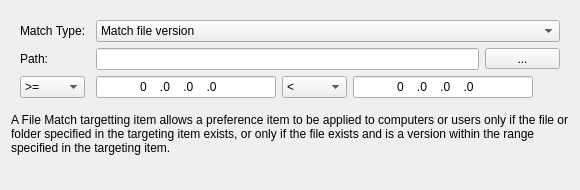
<?xml version="1.0" encoding="UTF-8"?>
<ui version="4.0">
 <class>FileMatchWidget</class>
 <widget class="QWidget" name="FileMatchWidget">
  <property name="geometry">
   <rect>
    <x>0</x>
    <y>0</y>
    <width>576</width>
    <height>190</height>
   </rect>
  </property>
  <property name="sizePolicy">
   <sizepolicy hsizetype="Preferred" vsizetype="Preferred">
    <horstretch>0</horstretch>
    <verstretch>0</verstretch>
   </sizepolicy>
  </property>
  <property name="minimumSize">
   <size>
    <width>0</width>
    <height>190</height>
   </size>
  </property>
  <property name="windowTitle">
   <string>Form</string>
  </property>
  <layout class="QGridLayout" name="gridLayout_2">
   <item row="0" column="0">
    <widget class="QStackedWidget" name="stackedWidget">
     <property name="sizePolicy">
      <sizepolicy hsizetype="Preferred" vsizetype="Preferred">
       <horstretch>0</horstretch>
       <verstretch>0</verstretch>
      </sizepolicy>
     </property>
     <property name="layoutDirection">
      <enum>Qt::LeftToRight</enum>
     </property>
     <property name="autoFillBackground">
      <bool>false</bool>
     </property>
     <property name="currentIndex">
      <number>1</number>
     </property>
     <widget class="QWidget" name="page_1">
      <layout class="QGridLayout" name="gridLayout_3">
       <item row="1" column="2">
        <widget class="QToolButton" name="pathToolButton_1">
         <property name="minimumSize">
          <size>
           <width>75</width>
           <height>0</height>
          </size>
         </property>
         <property name="text">
          <string>...</string>
         </property>
        </widget>
       </item>
       <item row="1" column="0">
        <widget class="QLabel" name="pathLabel_1">
         <property name="sizePolicy">
          <sizepolicy hsizetype="Fixed" vsizetype="Preferred">
           <horstretch>0</horstretch>
           <verstretch>0</verstretch>
          </sizepolicy>
         </property>
         <property name="minimumSize">
          <size>
           <width>70</width>
           <height>0</height>
          </size>
         </property>
         <property name="text">
          <string>Path:</string>
         </property>
         <property name="buddy">
          <cstring>pathLineEdit_2</cstring>
         </property>
        </widget>
       </item>
       <item row="2" column="0" colspan="3">
        <spacer name="verticalSpacer_1">
         <property name="orientation">
          <enum>Qt::Vertical</enum>
         </property>
         <property name="sizeHint" stdset="0">
          <size>
           <width>20</width>
           <height>40</height>
          </size>
         </property>
        </spacer>
       </item>
       <item row="0" column="1" colspan="2">
        <widget class="QComboBox" name="typeComboBox_1">
         <property name="sizePolicy">
          <sizepolicy hsizetype="Expanding" vsizetype="Fixed">
           <horstretch>0</horstretch>
           <verstretch>0</verstretch>
          </sizepolicy>
         </property>
         <item>
          <property name="text">
           <string>File exists</string>
          </property>
         </item>
         <item>
          <property name="text">
           <string>Folder exists</string>
          </property>
         </item>
         <item>
          <property name="text">
           <string>Match file version</string>
          </property>
         </item>
        </widget>
       </item>
       <item row="1" column="1">
        <widget class="QLineEdit" name="pathLineEdit_1">
         <property name="minimumSize">
          <size>
           <width>350</width>
           <height>0</height>
          </size>
         </property>
         <property name="maximumSize">
          <size>
           <width>16777215</width>
           <height>16777215</height>
          </size>
         </property>
        </widget>
       </item>
       <item row="0" column="0">
        <widget class="QLabel" name="typeLabel_1">
         <property name="sizePolicy">
          <sizepolicy hsizetype="Fixed" vsizetype="Preferred">
           <horstretch>0</horstretch>
           <verstretch>0</verstretch>
          </sizepolicy>
         </property>
         <property name="minimumSize">
          <size>
           <width>70</width>
           <height>0</height>
          </size>
         </property>
         <property name="text">
          <string>Match Type:</string>
         </property>
         <property name="buddy">
          <cstring>typeComboBox_2</cstring>
         </property>
        </widget>
       </item>
      </layout>
     </widget>
     <widget class="QWidget" name="page_2">
      <layout class="QGridLayout" name="gridLayout">
       <item row="0" column="0">
        <widget class="QLabel" name="typeLabel_2">
         <property name="sizePolicy">
          <sizepolicy hsizetype="Fixed" vsizetype="Preferred">
           <horstretch>0</horstretch>
           <verstretch>0</verstretch>
          </sizepolicy>
         </property>
         <property name="minimumSize">
          <size>
           <width>70</width>
           <height>0</height>
          </size>
         </property>
         <property name="text">
          <string>Match Type:</string>
         </property>
         <property name="buddy">
          <cstring>typeComboBox_2</cstring>
         </property>
        </widget>
       </item>
       <item row="2" column="0">
        <widget class="QComboBox" name="firstComboBox_2">
         <property name="minimumSize">
          <size>
           <width>65</width>
           <height>0</height>
          </size>
         </property>
         <property name="maximumSize">
          <size>
           <width>65</width>
           <height>16777215</height>
          </size>
         </property>
         <item>
          <property name="text">
           <string>&gt;=</string>
          </property>
         </item>
         <item>
          <property name="text">
           <string>&gt;</string>
          </property>
         </item>
        </widget>
       </item>
       <item row="2" column="1">
        <widget class="QLineEdit" name="firstLineEdit_2">
         <property name="minimumSize">
          <size>
           <width>180</width>
           <height>0</height>
          </size>
         </property>
         <property name="maximumSize">
          <size>
           <width>180</width>
           <height>16777215</height>
          </size>
         </property>
         <property name="inputMask">
          <string>00000.00000.00000.00000</string>
         </property>
         <property name="text">
          <string>0.0.0.0</string>
         </property>
         <property name="maxLength">
          <number>23</number>
         </property>
         <property name="alignment">
          <set>Qt::AlignCenter</set>
         </property>
        </widget>
       </item>
       <item row="1" column="0">
        <widget class="QLabel" name="pathLabel_2">
         <property name="sizePolicy">
          <sizepolicy hsizetype="Fixed" vsizetype="Preferred">
           <horstretch>0</horstretch>
           <verstretch>0</verstretch>
          </sizepolicy>
         </property>
         <property name="minimumSize">
          <size>
           <width>70</width>
           <height>0</height>
          </size>
         </property>
         <property name="text">
          <string>Path:</string>
         </property>
         <property name="buddy">
          <cstring>pathLineEdit_2</cstring>
         </property>
        </widget>
       </item>
       <item row="1" column="4">
        <widget class="QToolButton" name="pathToolButton_2">
         <property name="minimumSize">
          <size>
           <width>75</width>
           <height>0</height>
          </size>
         </property>
         <property name="text">
          <string>...</string>
         </property>
        </widget>
       </item>
       <item row="0" column="1" colspan="4">
        <widget class="QComboBox" name="typeComboBox_2">
         <property name="sizePolicy">
          <sizepolicy hsizetype="Expanding" vsizetype="Fixed">
           <horstretch>0</horstretch>
           <verstretch>0</verstretch>
          </sizepolicy>
         </property>
         <property name="currentIndex">
          <number>2</number>
         </property>
         <item>
          <property name="text">
           <string>File exists</string>
          </property>
         </item>
         <item>
          <property name="text">
           <string>Folder exists</string>
          </property>
         </item>
         <item>
          <property name="text">
           <string>Match file version</string>
          </property>
         </item>
        </widget>
       </item>
       <item row="1" column="1" colspan="3">
        <widget class="QLineEdit" name="pathLineEdit_2">
         <property name="minimumSize">
          <size>
           <width>350</width>
           <height>0</height>
          </size>
         </property>
         <property name="maximumSize">
          <size>
           <width>16777215</width>
           <height>16777215</height>
          </size>
         </property>
        </widget>
       </item>
       <item row="2" column="2">
        <widget class="QComboBox" name="secondComboBox_2">
         <property name="minimumSize">
          <size>
           <width>65</width>
           <height>0</height>
          </size>
         </property>
         <property name="maximumSize">
          <size>
           <width>65</width>
           <height>16777215</height>
          </size>
         </property>
         <item>
          <property name="text">
           <string>&lt;</string>
          </property>
         </item>
         <item>
          <property name="text">
           <string>&lt;=</string>
          </property>
         </item>
        </widget>
       </item>
       <item row="2" column="3" colspan="2">
        <widget class="QLineEdit" name="secondLineEdit_2">
         <property name="minimumSize">
          <size>
           <width>180</width>
           <height>0</height>
          </size>
         </property>
         <property name="maximumSize">
          <size>
           <width>150</width>
           <height>16777215</height>
          </size>
         </property>
         <property name="inputMask">
          <string>00000.00000.00000.00000</string>
         </property>
         <property name="text">
          <string>0.0.0.0</string>
         </property>
         <property name="alignment">
          <set>Qt::AlignCenter</set>
         </property>
        </widget>
       </item>
      </layout>
     </widget>
    </widget>
   </item>
   <item row="1" column="0">
    <widget class="QLabel" name="label">
     <property name="text">
      <string>A File Match targetting item allows a preference item to be applied to computers or users only if the file or folder specified in the targeting item exists, or only if the file exists and is a version within the range specified in the targeting item.</string>
     </property>
     <property name="wordWrap">
      <bool>true</bool>
     </property>
    </widget>
   </item>
   <item row="2" column="0">
    <spacer name="verticalSpacer">
     <property name="orientation">
      <enum>Qt::Vertical</enum>
     </property>
     <property name="sizeHint" stdset="0">
      <size>
       <width>558</width>
       <height>137</height>
      </size>
     </property>
    </spacer>
   </item>
  </layout>
 </widget>
 <tabstops>
  <tabstop>typeComboBox_1</tabstop>
  <tabstop>pathLineEdit_1</tabstop>
  <tabstop>pathToolButton_1</tabstop>
  <tabstop>typeComboBox_2</tabstop>
  <tabstop>pathLineEdit_2</tabstop>
  <tabstop>pathToolButton_2</tabstop>
  <tabstop>firstComboBox_2</tabstop>
  <tabstop>firstLineEdit_2</tabstop>
  <tabstop>secondComboBox_2</tabstop>
  <tabstop>secondLineEdit_2</tabstop>
 </tabstops>
 <resources/>
 <connections/>
</ui>
